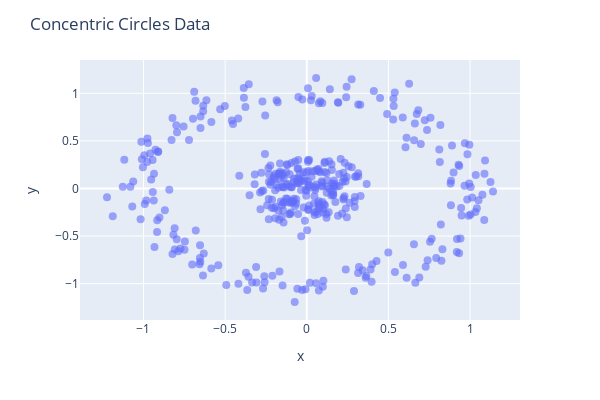

Notebook cell for this chart:
### Code cell
df_c = pd.DataFrame(Xc, columns=['x', 'y'])

cv_c = cv.ClusterVisualizer(df_c)

cv_c.plot_data(title='Concentric Circles Data')

### Figure 1 — Plotly figure (JSON) as saved in the notebook; plotly's stock layout.template omitted (floating-point values rounded to 4 significant figures; data arrays with more than 128 entries replaced by an {"elided": "..."} marker saying what was removed)
{"data": [{"hovertemplate": "x=%{x}<br>y=%{y}<extra></extra>", "legendgroup": "", "marker": {"color": "#636efa", "opacity": 0.6, "size": 8, "symbol": "circle"}, "mode": "markers", "name": "", "orientation": "v", "showlegend": false, "type": "scatter", "x": {"elided": "400 float values"}, "xaxis": "x", "y": {"elided": "400 float values"}, "yaxis": "y"}], "layout": {"coloraxis": {"showscale": false}, "height": 400, "legend": {"tracegroupgap": 0}, "margin": {"t": 60}, "showlegend": false, "title": {"text": "Concentric Circles Data"}, "width": 600, "xaxis": {"anchor": "y", "domain": [0, 1], "title": {"text": "x"}}, "yaxis": {"anchor": "x", "domain": [0, 1], "title": {"text": "y"}}}}
